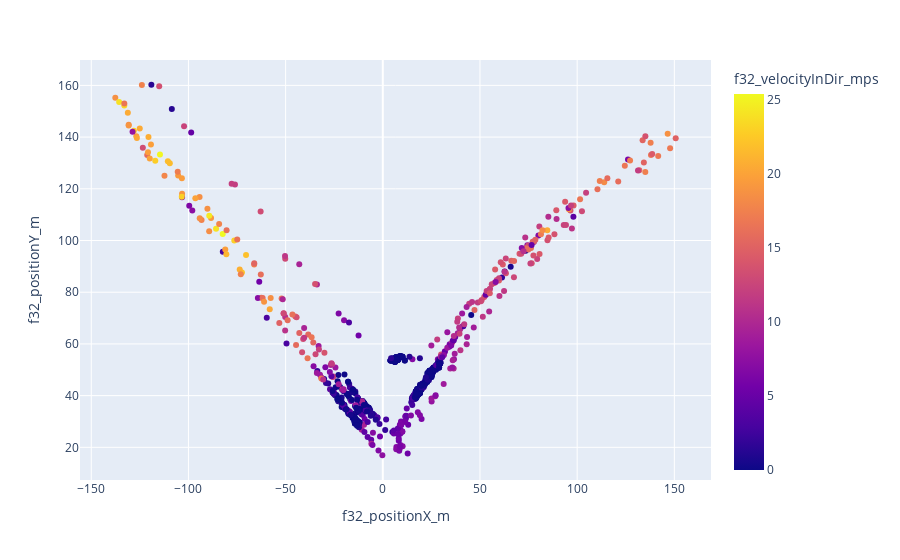

The notebook cell this image was saved under:
### Code cell
# scatter plot a sample of the data
interest_df.sample(1000).to_pandas().plot.scatter(
    x="f32_positionX_m",
    y="f32_positionY_m",
    color="f32_velocityInDir_mps",
)

### Figure 1 — Plotly figure (JSON) as saved in the notebook; plotly's stock layout.template omitted (floating-point values rounded to 4 significant figures; data arrays with more than 128 entries replaced by an {"elided": "..."} marker saying what was removed)
{"data": [{"hovertemplate": "f32_positionX_m=%{x}<br>f32_positionY_m=%{y}<br>f32_velocityInDir_mps=%{marker.color}<extra></extra>", "legendgroup": "", "marker": {"color": {"elided": "1000 float values"}, "coloraxis": "coloraxis", "symbol": "circle"}, "mode": "markers", "name": "", "orientation": "v", "showlegend": false, "type": "scatter", "x": {"elided": "1000 float values"}, "xaxis": "x", "y": {"elided": "1000 float values"}, "yaxis": "y"}], "layout": {"coloraxis": {"colorbar": {"title": {"text": "f32_velocityInDir_mps"}}, "colorscale": [[0, "#0d0887"], [0.1111, "#46039f"], [0.2222, "#7201a8"], [0.3333, "#9c179e"], [0.4444, "#bd3786"], [0.5556, "#d8576b"], [0.6667, "#ed7953"], [0.7778, "#fb9f3a"], [0.8889, "#fdca26"], [1, "#f0f921"]]}, "legend": {"tracegroupgap": 0}, "margin": {"t": 60}, "xaxis": {"anchor": "y", "domain": [0, 1], "title": {"text": "f32_positionX_m"}}, "yaxis": {"anchor": "x", "domain": [0, 1], "title": {"text": "f32_positionY_m"}}}}
